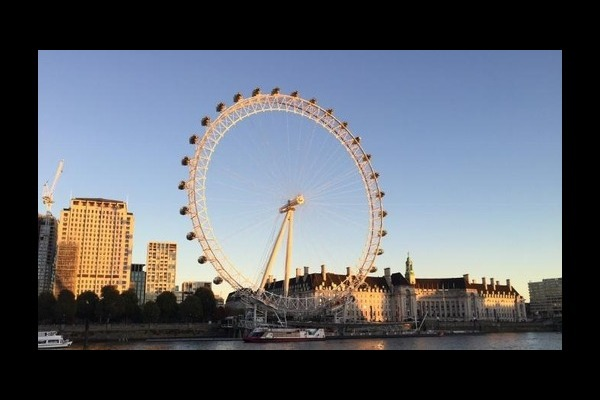
#> input picture London_Eye.jpg, 600 x 400 px, found by its file name
$ python Drawing_On_Image.py
#> lines starting #> are read from the running program, lines starting #| are printed output that depends on the picture; after the words box and inside, x2 and y2 are one past the last pixel; in counts of white or black regions, pixels touching at a corner belong together
import cv2

image1 = cv2.imread("Images/London_Eye.jpg", 1)
#> image1 is the input picture: shape (400, 600, 3); mean B, G, R 104.8, 96.1, 91.2
image2 = cv2.imread("Images/Passport_Photo.jpg", 1)
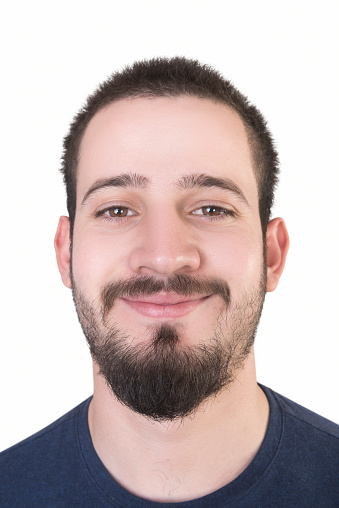
#> input picture Passport_Photo.jpg, 339 x 508 px, found by its file name
#> image2 is the input picture: shape (508, 339, 3); mean B, G, R 184.6, 185.6, 200.8
#Loads the image
cv2.imshow("First Image", image1)
cv2.imshow("Second Image", image2)
#shows the image with a window title

cv2.waitKey(0)

StartingPoint = (200, 200)
EndingPoint = (370, 200)
#This gives the starting point and ending point of the line which will be drawn
Colour = (0, 0, 255)
#the colour of the line
Thickness = 5
#how thick the line is
image1 = cv2.line(image1, StartingPoint, EndingPoint, Colour, Thickness)
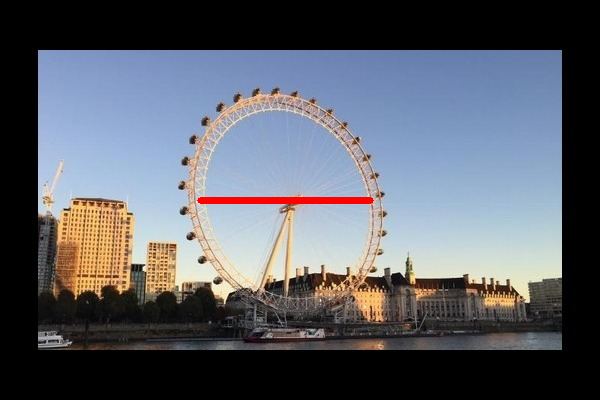
#> image1: shape (400, 600, 3); 0.51% of pixels changed, all inside (x1, y1, x2, y2) = (197, 197, 374, 204)
#This creates the line on the image.

cv2.imshow("Drawn On Image", image1)

cv2.waitKey(0)

StartingPoint = (90, 190)
EndingPoint = (250, 240)
Colour = (0, 0, 0)
Thickness = 5
image2 = cv2.rectangle(image2, StartingPoint, EndingPoint, Colour, Thickness)
#This creates a rectange on the image.

cv2.imshow("Rectangle On Image", image2)

cv2.waitKey(0)

StartingPoint = (90, 190)
EndingPoint = (250, 240)
Colour = (0, 0, 0)
Thickness = -1
image2 = cv2.rectangle(image2, StartingPoint, EndingPoint, Colour, Thickness)
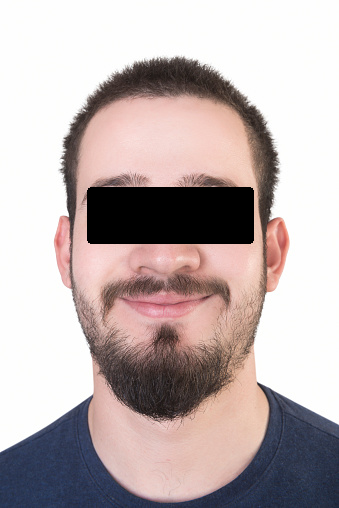
#> image2: shape (508, 339, 3); mean B, G, R 175.9, 176.3, 189.2
#Due to the -1 thickness, the rectangle will be shaded in.

cv2.imshow("Shaded Rectangle On Image", image2)

cv2.waitKey(0)
#it will hold the window until the user presses a key
cv2.destroyAllWindows()
#it will destroy all windows
